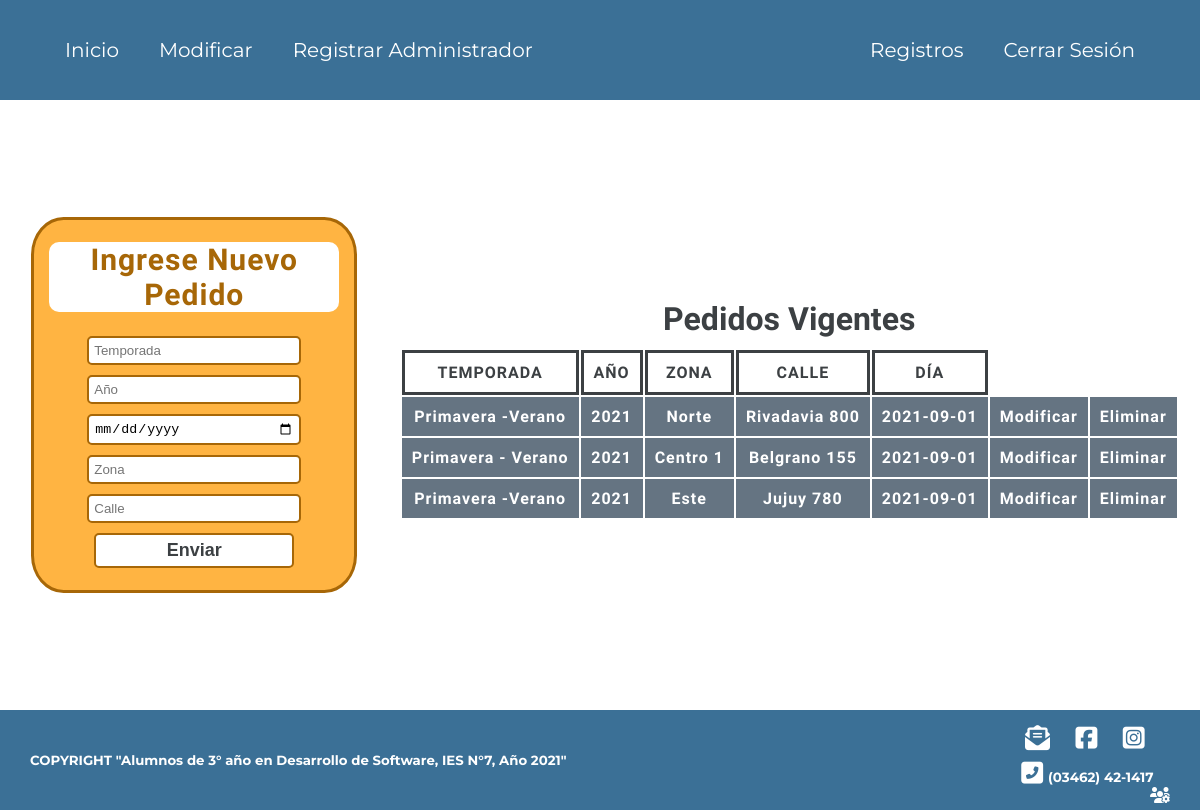
The app's page /semi/lfet.php (signed in) with its own data.
### tables this page shows
CREATE TABLE `lugares` (
  `temporada` varchar(20) NOT NULL,
  `ano` int(4) NOT NULL,
  `zona` varchar(15) NOT NULL,
  `calle` varchar(15) NOT NULL,
  `dia` date NOT NULL,
  `id` int(2) NOT NULL
);

### semi/1a.php (called while the page is built, shortened)
<?php
require 'navbar2.php';
 ?>

### semi/lfet.php (the view, shortened to what this page needs)
<?php
require '1a.php';
?>
<!DOCTYPE html>
<html lang="en" dir="ltr">
  <head>
  <link rel="stylesheet" href="css/pedido_adm.css">
  </head>
  <body>
    <div class="cuerpo_ped_adm">
      <div class="nuevo_pedido">
        <h1>Ingrese Nuevo Pedido</h1>
        <form class="inputs_adm" action="zona.php" method="post">
          <input type="text" name="temporada" placeholder="Temporada" required  />
          <input type="text" name="ano" placeholder="Año" required  />
          <input type="date" name="dia" required  />
          <input type="text" name="zona" placeholder="Zona" required  />
          <input type="text" name="calle" placeholder="Calle" required  />
          <input class="button" type="submit" value="Enviar">
        </form>
      </div>
      <div class="pedidos_vigentes">
        <h1>Pedidos Vigentes</h1>
        <table>
          <tr class="primera_fila">
            <td>Temporada</td>
            <td>Año</td>
            <td>Zona</td>
            <td>Calle</td>
            <td>Día</td>
          </tr>
          <?php
            $sql="SELECT * from lugares";
            $result=mysqli_query($conexion,$sql);
            while($mostrar=mysqli_fetch_assoc($result)) { ?>
              <tr class="fila_pedido">
                <td><?php echo $mostrar['temporada'] ?></td>
                <td><?php echo $mostrar['ano'] ?></td>
                <td><?php echo $mostrar['zona'] ?></td>
                <td><?php echo $mostrar['calle'] ?></td>
                <td><?php echo $mostrar['dia'] ?></td>
                <?php echo "<td><a href='modped.php?id=".$mostrar['id']."'>Modificar</a></td>";
                echo "<td><a href='elimped.php?id=".$mostrar['id']."''>Eliminar</a></td>"; ?>
              </tr>
          <?php }?>
        </table>
      </div>
    </div>
    <?php include('pie.php') ?>
  </body>
</html>

### semi/navbar2.php (shortened to what this page needs)
<!DOCTYPE html>
<html lang="en" dir="ltr">
  <head>
    <link rel="stylesheet" href="css/nav_pie.css">
    <link rel="stylesheet" href="css/forms.css">
    <link rel="stylesheet" href="css/index.css">
  </head>
  <body>
    <header class="header">
      <nav class="menu">
        <div class="ventanas">
          <ul>
            <li>
              <a href="lfet.php">Inicio</a>
            </li>
            <li>
              <a href="admin.php">Modificar</a>
            </li>
            <li>
              <a href="adm.php">Registrar Administrador</a>
            </li>
          </ul>
        </div>
        <div class="log_reg">
          <ul>
            <li>
              <a href="peda.php">Registros</a>
            </li>
            <li>
              <a href="serse.php">Cerrar Sesión</a>
            </li>
          </ul>
        </div>
      </nav>
    </header>
  </body>
</html>

### semi/pie.php
<div class="pie_pagina">
    <div class="info">
        <h5>COPYRIGHT "Alumnos de 3° año en Desarrollo de Software, IES N°7, Año 2021"</h5>
    </div>
    <div class="contacto">
        <div class="redes">
            <a href="mailto:intendencia@venadotuerto.gob.ar"><i class="fas fa-envelope-open-text icon"></i></a>
            <a href="https://www.facebook.com/VenadoTuertoGobierno" target="_blank"><i class="fab fa-facebook-square icon"></i></a>
            <a href="https://www.instagram.com/venadotuertogob/?fbclid=IwAR3Hg19tArGL8IMHJNOVwCtQWZAnQ1AQ00eEJfHRU8h79T997rhPRauMUZM" target="_blank"><i class="fab fa-instagram-square icon"></i></a>
        </div>
        <div class="celular">
            <h6><i class="fas fa-phone-square-alt icon icon_"></i>(03462) 42-1417</h6>
        </div>
        <div class="admin">
            <a href="inia.php"><i class="fas fa-users-cog"></i></a>
        </div>
    </div>
</div>

### semi/css/nav_pie.css (style rules this page uses)
:root { --blanco: rgb(255, 255, 255); --oscuro: #3B7096; --nar-osc: #a76707; --nar-clar: #FFB442; --gris-clar: #657482; --gris-osc: #3c4043; }
* { padding: 0px; margin: 0px; text-decoration: none; }
body { background: var(--blanco); font-family: 'Source Sans Pro', sans-serif; }
.icon { color: var(--blanco); margin-right: 5px; font-size: 25px; }
.header { background: var(--oscuro); padding: 10px 30px; height: 10vh; display: flex; align-items: center; }
.header ul { display: flex; flex-wrap: wrap; }
.header li { margin: 10px; list-style-type: none; }
.header a { color: var(--blanco); font-family: 'Montserrat', sans-serif; font-size: 20px; margin: 0px 10px; transition: 300ms; }
.menu { width: 100%; display: flex; padding: 15px; }
.ventanas { flex: 5 1 auto; }
.log_reg { flex: 0 1 auto; }
.pie_pagina { background: var(--oscuro); padding: 10px 30px; display: flex; align-items: center; height: 10vh; }
.pie_pagina h5, .pie_pagina h6 { color: var(--blanco); font-family: 'Montserrat', sans-serif; transition: 300ms; }
.info { display: flex; align-items: center; flex: 4 1 auto; }
.contacto { display: flex; align-items: center; flex-direction: column; flex: 0.3 1 auto; }
.redes { margin: 10px 0; width: 100%; display: flex; justify-content: space-evenly; }
.celular { text-align: center; width: 100%; font-size: 20px; }
.admin { width: 100%; display: flex; justify-content: flex-end; }
.admin i { color: var(--blanco); }

### semi/css/forms.css (style rules this page uses)
.button { padding: 5px; border: 2px solid var(--gris-osc); border-radius: 10px; background: var(--blanco); color: var(--gris-osc); font-size: 18px; font-weight: 600; transition: 150ms; }

### semi/css/pedido_adm.css (style rules this page uses)
.cuerpo_ped_adm { padding: 5px; height: auto; min-height: 75vh; display: flex; justify-content: space-around; align-items: center; }
.nuevo_pedido { width: 300px; height: 350px; margin: 10px; padding: 10px; background: var(--nar-clar); border-radius: 10%; border: 3px solid var(--nar-osc); text-align: center; display: flex; flex-flow: column; justify-content: space-around; }
.nuevo_pedido h1 { color: var(--nar-osc); font-size: 30px; margin: 5px; letter-spacing: 1px; background: var(--blanco); border-radius: 10px; }
.inputs_adm { display: flex; flex-flow: column; align-items: center; }
.inputs_adm input { width: 200px; margin: 5px 0; padding: 5px; border-radius: 5px; border: 2px solid var(--nar-osc); }
.pedidos_vigentes { text-align: center; }
.pedidos_vigentes h1 { color: var(--gris-osc); margin: 10px 0; }
.primera_fila td, .fila_pedido td { padding: 10px; letter-spacing: 1px; }
.primera_fila td { text-transform: uppercase; border: 3px solid var(--gris-osc); background: var(--blanco); color: var(--gris-osc); font-weight: 600; }
.fila_pedido td { background: var(--gris-clar); color: var(--blanco); font-weight: 600; }
.fila_pedido a { color: var(--blanco); }

### records on screen
lugares: temporada "Primavera -Verano", ano "2021", zona "Norte", calle "Rivadavia 800", dia "2021-09-01"
lugares: temporada "Primavera - Verano", ano "2021", zona "Centro 1", calle "Belgrano 155", dia "2021-09-01"
lugares: temporada "Primavera -Verano", ano "2021", zona "Este", calle "Jujuy 780", dia "2021-09-01"
